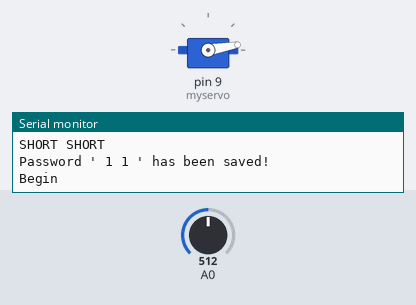
Bench run of a sketch on a simulated Arduino Uno, built with avr-gcc and run on an emulated ATmega328P. Shown: servo, the last lines printed to the serial monitor. The test bench sets the inputs (shaded band); at power-on: A0 = 512.

Above: at 0.7 s.
At 2.9 s:
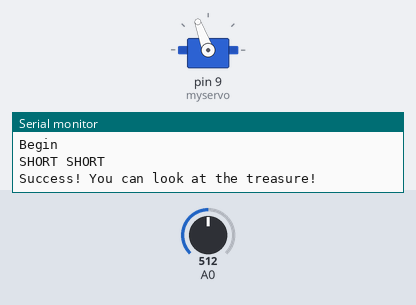
Timing chart, 0 to 7.0 s (numbered marks = the images above):
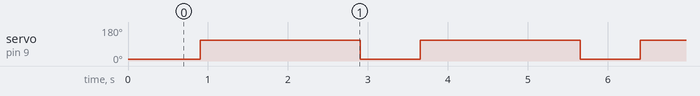

Measured:
- by itself, servo on pin 9 (myservo): alternates 110° for 2.0 s and 10° for 0.75 s

The sketch:

knockpassword.ino
```cpp
 #include <Servo.h>
 Servo myservo;

 #define HITS 3
 #define Hpower 100
 #define LHit 10000
 #define SHit 3000

 int counter, Save[HITS-1], iSave[HITS-1], z, Nhits, i, gg;
 boolean hflag;

 void setup() {
   Serial.begin(9600);
   myservo.attach(9);
   myservo.write(10);
   delay(500);
   counter=0;
   z=0;
   Nhits=0;
   for (i=0;i<(HITS-1);i++) Save[i]=0;
   while (hflag==0) {
     if (analogRead(A0)>Hpower) {
       Serial.println("Begin");
       delay(50);
       while (Nhits<(HITS-1)) {
         while (counter<LHit) {
           if (Nhits==(HITS-1)) {
             hflag=1;
             break;
           }
           if (analogRead(A0)>Hpower) {
             if (counter<SHit) {
             Serial.print("SHORT ");
             Save[z]=1;
             delay(50);
             } else {
             Serial.print("LONG ");
             Save[z]=2;
             delay(50);
             }
             z++;
             Nhits++;
             counter=0;
             continue;
           }
           counter++;
         }
         if (counter>=LHit) {
         hflag=0;
         Serial.println();
         Serial.println("Too slow");
         counter=0;
         z=0;
         Nhits=0;
         break;
         }
         if (hflag==1) {
           Serial.println();
           Serial.print("Password ' ");
           for (i=0;i<(HITS-1);i++) {
             Serial.print(Save[i]);
             Serial.print(" ");
           }
           Serial.println("' has been saved!");
         }
       }
     }
   }
 }


 void loop(){
   counter=0;
   z=0;
   Nhits=0;
   for (i=0;i<(HITS-1);i++) iSave[i]=0;
     if (analogRead(A0)>Hpower) {
       Serial.println("Begin");
       delay(50);
       while (Nhits<(HITS-1)) {
         while (counter<LHit) {
           if (Nhits==(HITS-1)) {
             hflag=1;
             break;
           }
           if (analogRead(A0)>Hpower) {
             if (counter<SHit) {
             Serial.print("SHORT ");
             iSave[z]=1;
             delay(50);
             } else {
             Serial.print("LONG ");
             iSave[z]=2;
             delay(50);
             }
             z++;
             Nhits++;
             counter=0;
             continue;
           }
           counter++;
         }
         if (counter>=LHit) {
           hflag=0;
           Serial.println();
           Serial.println("Too slow!");
           counter=0;
           z=0;
           Nhits=0;
           break;
         }
         if (hflag==1) {
           gg=0;
           for (i=0;i<(HITS-1);i++)
             if (Save[i]==iSave[i]) gg++;
             if (gg==(HITS-1)) {
               Serial.println();
               Serial.println("Success! You can look at the treasure!");
               delay(100);
               myservo.write(110);
               delay(2000);
               myservo.write(10);
               delay(500);
             } else {
               Serial.println();
               Serial.println("Wrong Password!");
               delay(100);
             }
         }
       }
     }
}
```
